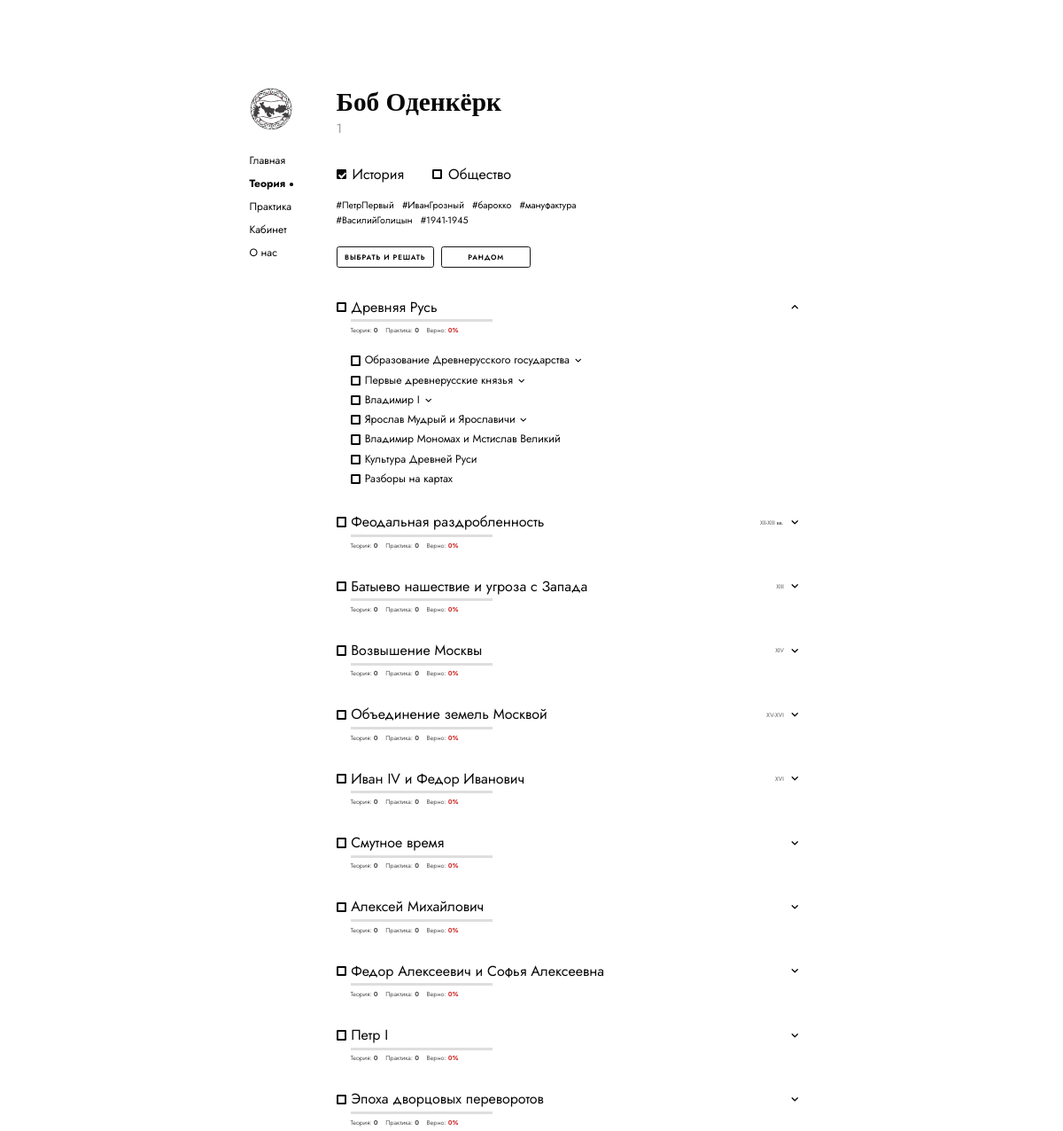
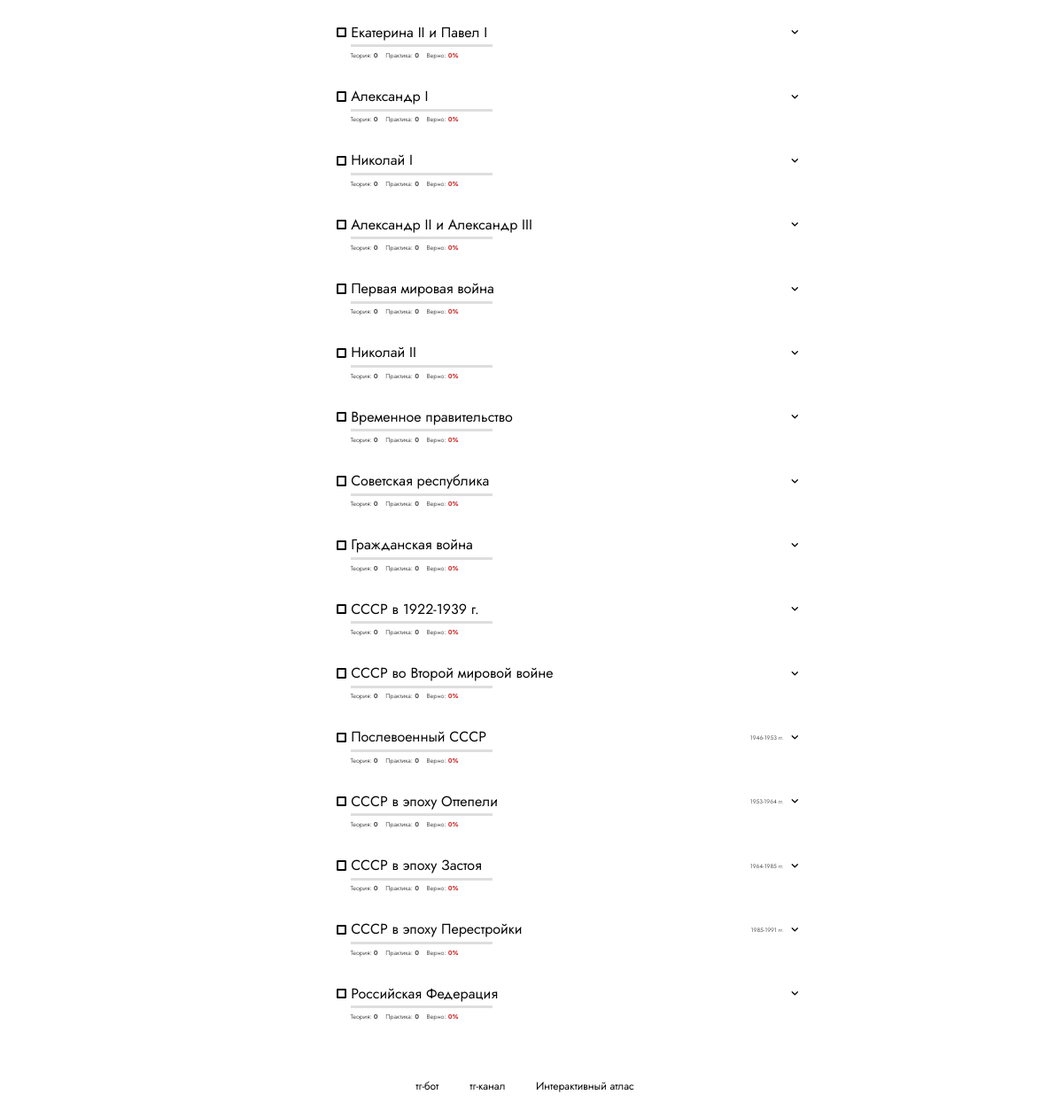
/rubricator/ (signed in), run on the app's committed database (2 pictures, top to bottom).
### learning/models.py (models this page shows, shortened)
class Student(models.Model):
    EXAM_CHOICES = [
        ("OGE", "ОГЭ"),
        ("EGE", "ЕГЭ"),
    ]
    name = models.CharField("Имя ученика", max_length=150)
    exam = models.CharField(
        "Экзамен",
        max_length=3,
        choices=EXAM_CHOICES
    )
    subjects = models.ManyToManyField(
        Subject,
        verbose_name="Предметы",
        related_name="students"
    )
    is_demo = models.BooleanField("Демонстрационный аккаунт", default=False)
    class Meta:
        verbose_name = "Ученик"
        verbose_name_plural = "Ученики"

class Subject(models.Model):
    title = models.CharField("Название предмета", max_length=100)
    description = models.TextField("Описание", blank=True)
    class Meta:
        verbose_name = "Предмет"
        verbose_name_plural = "Предметы"

class Topic(models.Model):
    subject = models.ForeignKey(
        Subject,
        on_delete=models.CASCADE,
        related_name="topics",
        verbose_name="Предмет"
    )
    title = models.CharField("Название темы", max_length=200)
    description = models.TextField("Краткое описание", blank=True)
    period = models.CharField("Период", max_length=100, blank=True)
    hashtags = models.CharField("Хештеги", max_length=300, blank=True,
                                help_text="Укажи через пробел, например: #ДревняяРусь #Князья")
    completion_percent = models.PositiveSmallIntegerField("Выполнение, %", default=0)
    theory_percent = models.PositiveSmallIntegerField("Теория, %", default=0)
    practice_percent = models.PositiveSmallIntegerField("Практика, %", default=0)
    correct_percent = models.PositiveSmallIntegerField("Верных ответов, %", default=0)
    order = models.PositiveIntegerField("Порядок", default=0)
    class Meta:
        verbose_name = "Тема"
        verbose_name_plural = "Темы"
        ordering = ["order", "id"]

class Lesson(models.Model):
    SPECIAL_CATEGORY_CHOICES = [
        ("", "Обычная подтема"),
        ("culture", "Культура"),
        ("maps", "Разборы на карте"),
    ]
    topic = models.ForeignKey(
        Topic,
        on_delete=models.CASCADE,
        related_name="lessons",
        verbose_name="Тематический блок"
    )
    title = models.CharField("Название подтемы", max_length=200)
    description = models.TextField("Краткое описание", blank=True)
    content = models.TextField("Теория", blank=True)
    completion_percent = models.PositiveSmallIntegerField("Выполнение, %", default=0)
    order = models.PositiveIntegerField("Порядок", default=0)
    is_published = models.BooleanField("Опубликована", default=False)
    special_category = models.CharField(
        "Особая категория",
        max_length=20,
        choices=SPECIAL_CATEGORY_CHOICES,
        blank=True,
        default="",
    )
    class Meta:
        verbose_name = "Подтема"
        verbose_name_plural = "Подтемы"
        ordering = ["order", "id"]

### learning/views.py (the view, shortened to what this page needs)
def rubricator(request):
    student_id = request.session.get("student_id")
    if not student_id:
        return redirect("subject_list")
    access = (
        StudentAccess.objects
        .select_related("student")
        .filter(student_id=student_id, is_active=True)
        .first()
    )
    if access is None:
        request.session.flush()
        return redirect("subject_list")
    student = access.student
    subjects = (
        student.subjects
        .prefetch_related("topics__lessons__microtopics")
        .all()
    )
    selection = request.session.get("rubricator_selection", {})
    has_saved_selection = bool(selection)
    selected_subject_ids = [str(item) for item in selection.get("subject_ids", [])]
    selected_topic_ids = [str(item) for item in selection.get("topic_ids", [])]
    selected_lesson_ids = [str(item) for item in selection.get("lesson_ids", [])]
    selected_microtopic_ids = [str(item) for item in selection.get("microtopic_ids", [])]
    context = {
        "student": student,
        "student_mood": request.session.get("student_mood", MOODS[0]),
        "subjects": subjects,
        "has_saved_selection": has_saved_selection,
        "selected_subject_ids": selected_subject_ids,
        "selected_topic_ids": selected_topic_ids,
        "selected_lesson_ids": selected_lesson_ids,
        "selected_microtopic_ids": selected_microtopic_ids,
    }
    return render(request, "learning/rubricator.html", context)

### learning/templates/learning/rubricator.html (shortened to what this page needs)
{% load static %}
<!DOCTYPE html>
<html lang="ru">
<head>
</head>
<body>
<div class="page">
    {% include "learning/includes/site_sidebar.html" with active_page="theory" %}
    <main class="main">
        <header class="head">
            <h1 class="user-name">
                {% if student.is_demo %}
                    Соул Гудман (Демо)
                {% else %}
                    {{ student.name }}
                {% endif %}
            </h1>
            <p class="mood">
                <span class="mood-name" id="mood-name">{{ student_mood|default:"атакующий катафракт" }}</span>
            </p>
        </header>
        <form id="rubricator-form" method="post">
            <div class="subjects" aria-label="Выбор предметов">
                {% for subject in subjects %}
                <label class="subject-check">
                    <span class="check-box"></span>
                    {% if subject.title == "Обществознание" %}Общество{% else %}{{ subject.title }}{% endif %}
                </label>
                {% empty %}
                <p class="empty-subject">
                    К аккаунту пока не подключены предметы.
                </p>
                {% endfor %}
            </div>
            <div class="subject-tags" aria-label="Популярные темы">
                <div class="tag-line">
                    <span>#ПетрПервый</span>
                    <span>#ИванГрозный</span>
                    <span>#барокко</span>
                    <span>#мануфактура</span>
                </div>
                <div class="tag-line">
                    <span>#ВасилийГолицын</span>
                    <span>#1941-1945</span>
                </div>
            </div>
            <div class="actions">
                <button
                    class="action-button action-button--main"
                    type="button"
                    id="choose-plan"
                >
                    ВЫБРАТЬ И РЕШАТЬ
                </button>
                <button
                    class="action-button"
                    type="button"
                    id="random-plan"
                >
                    РАНДОМ
                </button>
            </div>
            {% for subject in subjects %}
            <section
                class="subject-panel {% if forloop.first %}is-active{% endif %}"
                data-subject-id="{{ subject.id }}"
            >
                <div class="topic-list">
                    {% for topic in subject.topics.all %}
                    <article class="topic-item{% if forloop.first %} is-open{% endif %}" data-topic-id="{{ topic.id }}">
                        <div class="topic-heading">
                            <label class="topic-check">
                                <span class="check-box"></span>
                            </label>
                            <div class="topic-title-wrap">
                                <span class="topic-title">{{ topic.title }}</span>
                            </div>
                            <span class="topic-period">{{ topic.period }}</span>
                            <button
                                class="topic-expand"
                                type="button"
                                aria-label="Раскрыть подтемы"
                                aria-expanded="{% if forloop.first %}true{% else %}false{% endif %}"
                            >
                                <svg viewBox="0 0 14 14" fill="none" stroke="#000" stroke-width="2" stroke-linecap="round" stroke-linejoin="round" aria-hidden="true">
                                    <path d="M2 4.5l5 5 5-5"/>
                                </svg>
                            </button>
                        </div>
                        <div class="topic-progress">
                            <span
                                class="topic-chart"
                                style="--progress: {{ topic.completion_percent }}"
                                role="img"
                                aria-label="{{ topic.completion_percent }} процентов прогресса"
                            >
                            </span>
                        </div>
                        <div class="topic-meta">
                            <span>Теория: <b>{{ topic.theory_percent }}</b></span>
                            <span>Практика: <b>{{ topic.practice_percent }}</b></span>
                            <span>Верно: <b class="percent">{{ topic.correct_percent }}%</b></span>
                        </div>
                        <div class="topic-children">
                            {% for lesson in topic.lessons.all %}
                            <div class="subtopic-item">
                                <div class="subtopic-heading">
                                    <label class="subtopic-check">
                                        <span class="check-box"></span>
                                        <span class="subtopic-title">{{ lesson.title }}</span>
                                    </label>
                                    {% if lesson.microtopics.all %}
                                    <button
                                        class="subtopic-expand"
                                        type="button"
                                        aria-label="Раскрыть микротемы"
                                        aria-expanded="false"
                                    >
                                        <svg viewBox="0 0 14 14" fill="none" stroke="#000" stroke-width="2" stroke-linecap="round" stroke-linejoin="round" aria-hidden="true">
                                            <path d="M2 4.5l5 5 5-5"/>
                                        </svg>
                                    </button>
                                    {% endif %}
                                </div>
                            </div>
                            {% empty %}
                            <p class="no-lessons">Подтемы пока не добавлены.</p>
                            {% endfor %}
                        </div>
                    </article>
                    {% empty %}
                    <p class="empty-subject">
                        В этом предмете пока нет тематических блоков.
                    </p>
                    {% endfor %}
                </div>
            </section>
            {% endfor %}
        </form>
    </main>
</div>
<footer>
    <nav class="footer-links" aria-label="Наши проекты">
        <a href="#footer">тг-бот</a>
        <a href="#footer">тг-канал</a>
        <a href="#footer">Интерактивный атлас</a>
    </nav>
</footer>
</body>
</html>

### data on the page
Student: name "Боб Оденкёрк"
Subject: title "История"
Subject: title "Общество"
Topic: title "Древняя Русь", theory_percent "0", practice_percent "0", correct_percent "0"
Lesson: title "Образование Древнерусского государства"
Lesson: title "Первые древнерусские князья"
Lesson: title "Владимир I"
Lesson: title "Ярослав Мудрый и Ярославичи"
Lesson: title "Владимир Мономах и Мстислав Великий"
Lesson: title "Культура Древней Руси"
Lesson: title "Разборы на картах"
Topic: title "Феодальная раздробленность", period "XII-XIII вв.", theory_percent "0", practice_percent "0", correct_percent "0"
Topic: title "Батыево нашествие и угроза с Запада", period "XIII", theory_percent "0", practice_percent "0", correct_percent "0"
Topic: title "Возвышение Москвы", period "XIV", theory_percent "0", practice_percent "0", correct_percent "0"
Topic: title "Объединение земель Москвой", period "XV-XVI", theory_percent "0", practice_percent "0", correct_percent "0"
Topic: title "Иван IV и Федор Иванович", period "XVI", theory_percent "0", practice_percent "0", correct_percent "0"
Topic: title "Смутное время", theory_percent "0", practice_percent "0", correct_percent "0"
Topic: title "Алексей Михайлович", theory_percent "0", practice_percent "0", correct_percent "0"
Topic: title "Федор Алексеевич и Софья Алексеевна", theory_percent "0", practice_percent "0", correct_percent "0"
Topic: title "Петр I", theory_percent "0", practice_percent "0", correct_percent "0"
Topic: title "Эпоха дворцовых переворотов", theory_percent "0", practice_percent "0", correct_percent "0"
Topic: title "Екатерина II и Павел I", theory_percent "0", practice_percent "0", correct_percent "0"
Topic: title "Александр I", theory_percent "0", practice_percent "0", correct_percent "0"
Topic: title "Николай I", theory_percent "0", practice_percent "0", correct_percent "0"
Topic: title "Александр II и Александр III", theory_percent "0", practice_percent "0", correct_percent "0"
Topic: title "Первая мировая война", theory_percent "0", practice_percent "0", correct_percent "0"
Topic: title "Николай II", theory_percent "0", practice_percent "0", correct_percent "0"
Topic: title "Временное правительство", theory_percent "0", practice_percent "0", correct_percent "0"
Topic: title "Советская республика", theory_percent "0", practice_percent "0", correct_percent "0"
Topic: title "Гражданская война", theory_percent "0", practice_percent "0", correct_percent "0"
Topic: title "СССР в 1922-1939 г.", theory_percent "0", practice_percent "0", correct_percent "0"
Topic: title "СССР во Второй мировой войне", theory_percent "0", practice_percent "0", correct_percent "0"
Topic: title "Послевоенный СССР", period "1946-1953 гг.", theory_percent "0", practice_percent "0", correct_percent "0"
Topic: title "СССР в эпоху Оттепели", period "1953-1964 гг.", theory_percent "0", practice_percent "0", correct_percent "0"
Topic: title "СССР в эпоху Застоя", period "1964-1985 гг.", theory_percent "0", practice_percent "0", correct_percent "0"
Topic: title "СССР в эпоху Перестройки", period "1985-1991 гг.", theory_percent "0", practice_percent "0", correct_percent "0"
Topic: title "Российская Федерация", theory_percent "0", practice_percent "0", correct_percent "0"

### other printed values
{{ student_mood|default:"атакующий катафракт" }} "1"
